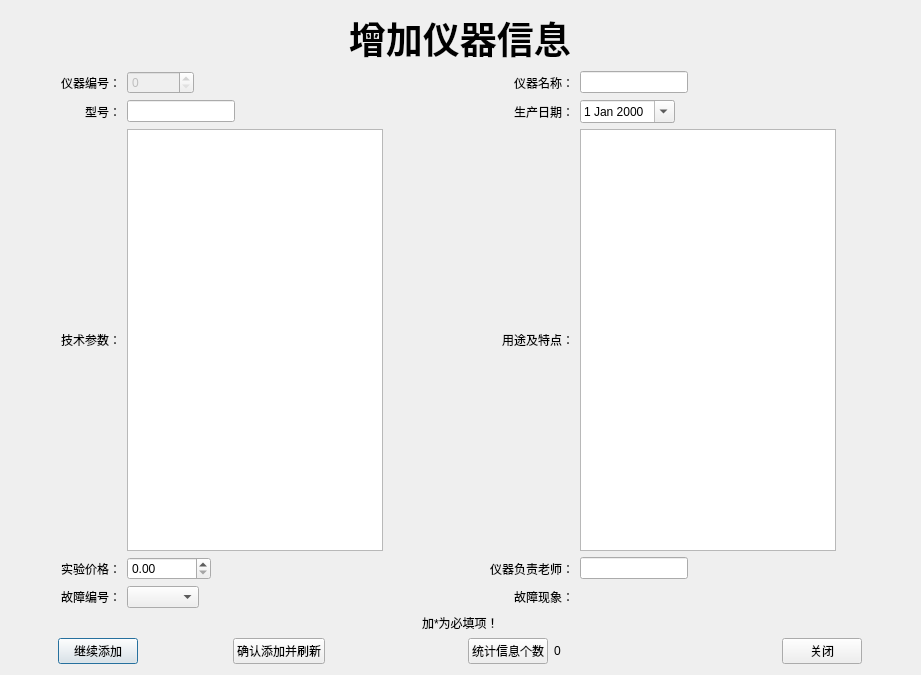
<?xml version="1.0" encoding="UTF-8"?>
<ui version="4.0">
 <class>Dialog</class>
 <widget class="QDialog" name="Dialog">
  <property name="geometry">
   <rect>
    <x>0</x>
    <y>0</y>
    <width>921</width>
    <height>675</height>
   </rect>
  </property>
  <property name="windowTitle">
   <string>增加仪器信息</string>
  </property>
  <layout class="QGridLayout" name="gridLayout_2">
   <item row="0" column="0">
    <layout class="QVBoxLayout" name="verticalLayout">
     <item alignment="Qt::AlignHCenter">
      <widget class="QLabel" name="label_9">
       <property name="font">
        <font>
         <pointsize>28</pointsize>
         <weight>75</weight>
         <bold>true</bold>
        </font>
       </property>
       <property name="text">
        <string>增加仪器信息</string>
       </property>
      </widget>
     </item>
     <item>
      <layout class="QGridLayout" name="gridLayout" columnstretch="1,3,1,3">
       <item row="2" column="3" alignment="Qt::AlignLeft">
        <widget class="QTextEdit" name="textEdit_2"/>
       </item>
       <item row="2" column="2" alignment="Qt::AlignRight">
        <widget class="QLabel" name="label_7">
         <property name="text">
          <string>用途及特点：</string>
         </property>
        </widget>
       </item>
       <item row="3" column="0" alignment="Qt::AlignRight">
        <widget class="QLabel" name="label_4">
         <property name="text">
          <string>实验价格：</string>
         </property>
        </widget>
       </item>
       <item row="0" column="0" alignment="Qt::AlignRight">
        <widget class="QLabel" name="label">
         <property name="text">
          <string>仪器编号：</string>
         </property>
        </widget>
       </item>
       <item row="0" column="1" alignment="Qt::AlignLeft">
        <widget class="QSpinBox" name="spinBox">
         <property name="enabled">
          <bool>false</bool>
         </property>
         <property name="maximum">
          <number>99999999</number>
         </property>
        </widget>
       </item>
       <item row="3" column="2" alignment="Qt::AlignRight">
        <widget class="QLabel" name="label_8">
         <property name="text">
          <string>仪器负责老师：</string>
         </property>
        </widget>
       </item>
       <item row="1" column="0" alignment="Qt::AlignRight">
        <widget class="QLabel" name="label_2">
         <property name="text">
          <string>型号：</string>
         </property>
        </widget>
       </item>
       <item row="1" column="2" alignment="Qt::AlignRight">
        <widget class="QLabel" name="label_6">
         <property name="text">
          <string>生产日期：</string>
         </property>
        </widget>
       </item>
       <item row="0" column="2" alignment="Qt::AlignRight">
        <widget class="QLabel" name="label_5">
         <property name="text">
          <string>仪器名称：</string>
         </property>
        </widget>
       </item>
       <item row="2" column="0" alignment="Qt::AlignRight">
        <widget class="QLabel" name="label_3">
         <property name="text">
          <string>技术参数：</string>
         </property>
        </widget>
       </item>
       <item row="0" column="3" alignment="Qt::AlignLeft">
        <widget class="QLineEdit" name="lineEdit"/>
       </item>
       <item row="1" column="1" alignment="Qt::AlignLeft">
        <widget class="QLineEdit" name="lineEdit_2"/>
       </item>
       <item row="2" column="1" alignment="Qt::AlignLeft">
        <widget class="QTextEdit" name="textEdit"/>
       </item>
       <item row="3" column="3" alignment="Qt::AlignLeft">
        <widget class="QLineEdit" name="lineEdit_3"/>
       </item>
       <item row="1" column="3" alignment="Qt::AlignLeft">
        <widget class="QDateEdit" name="dateEdit">
         <property name="calendarPopup">
          <bool>true</bool>
         </property>
        </widget>
       </item>
       <item row="3" column="1" alignment="Qt::AlignLeft">
        <widget class="QDoubleSpinBox" name="doubleSpinBox">
         <property name="maximum">
          <double>999999999.990000009536743</double>
         </property>
        </widget>
       </item>
       <item row="4" column="0" alignment="Qt::AlignRight">
        <widget class="QLabel" name="label_12">
         <property name="text">
          <string>故障编号：</string>
         </property>
        </widget>
       </item>
       <item row="4" column="1" alignment="Qt::AlignLeft">
        <widget class="QComboBox" name="comboBox"/>
       </item>
       <item row="4" column="2" alignment="Qt::AlignRight">
        <widget class="QLabel" name="label_13">
         <property name="text">
          <string>故障现象：</string>
         </property>
        </widget>
       </item>
       <item row="4" column="3">
        <widget class="QLabel" name="label_14">
         <property name="text">
          <string/>
         </property>
        </widget>
       </item>
      </layout>
     </item>
     <item alignment="Qt::AlignHCenter">
      <widget class="QLabel" name="label_11">
       <property name="text">
        <string>加*为必填项！</string>
       </property>
      </widget>
     </item>
     <item>
      <layout class="QHBoxLayout" name="horizontalLayout">
       <item alignment="Qt::AlignHCenter">
        <widget class="QPushButton" name="pushButton">
         <property name="text">
          <string>继续添加</string>
         </property>
        </widget>
       </item>
       <item alignment="Qt::AlignHCenter">
        <widget class="QPushButton" name="pushButton_2">
         <property name="text">
          <string>确认添加并刷新</string>
         </property>
        </widget>
       </item>
       <item alignment="Qt::AlignRight">
        <widget class="QPushButton" name="pushButton_3">
         <property name="text">
          <string>统计信息个数</string>
         </property>
        </widget>
       </item>
       <item alignment="Qt::AlignLeft">
        <widget class="QLabel" name="label_10">
         <property name="text">
          <string>0</string>
         </property>
        </widget>
       </item>
       <item alignment="Qt::AlignHCenter">
        <widget class="QPushButton" name="pushButton_4">
         <property name="text">
          <string>关闭</string>
         </property>
        </widget>
       </item>
      </layout>
     </item>
    </layout>
   </item>
  </layout>
 </widget>
 <tabstops>
  <tabstop>spinBox</tabstop>
  <tabstop>lineEdit</tabstop>
  <tabstop>lineEdit_2</tabstop>
  <tabstop>dateEdit</tabstop>
  <tabstop>textEdit</tabstop>
  <tabstop>textEdit_2</tabstop>
  <tabstop>doubleSpinBox</tabstop>
  <tabstop>lineEdit_3</tabstop>
  <tabstop>pushButton</tabstop>
  <tabstop>pushButton_2</tabstop>
  <tabstop>pushButton_3</tabstop>
  <tabstop>pushButton_4</tabstop>
 </tabstops>
 <resources/>
 <connections>
  <connection>
   <sender>pushButton_4</sender>
   <signal>clicked()</signal>
   <receiver>Dialog</receiver>
   <slot>reject()</slot>
   <hints>
    <hint type="sourcelabel">
     <x>856</x>
     <y>656</y>
    </hint>
    <hint type="destinationlabel">
     <x>875</x>
     <y>656</y>
    </hint>
   </hints>
  </connection>
 </connections>
</ui>
